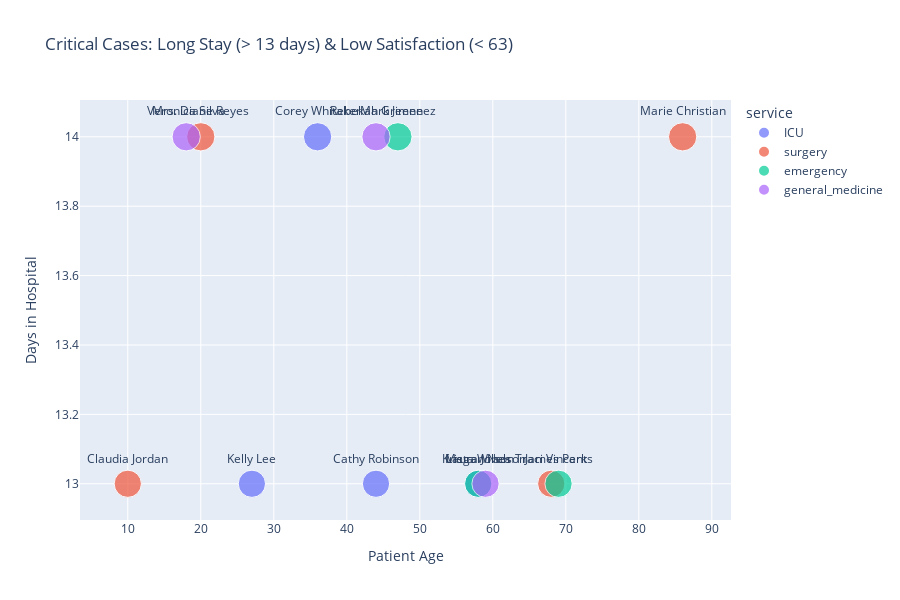

Write notebook code for a chart like this one.
### Code cell
# 1. Determine dynamic thresholds based on the data
high_los_cutoff = df_pat['length_of_stay'].quantile(0.90) # Top 10% longest stays
low_sat_cutoff = df_pat['satisfaction'].quantile(0.10)    # Bottom 10% satisfaction scores

print(f"Filtering for Stays > {high_los_cutoff:.1f} days AND Satisfaction < {low_sat_cutoff:.1f}")

# 2. Filter data
outliers = df_pat[
    (df_pat['length_of_stay'] >= high_los_cutoff) & 
    (df_pat['satisfaction'] <= low_sat_cutoff)
]

print(f"Found {len(outliers)} critical cases.")

# 3. Plot (Only if data exists)
if not outliers.empty:
    fig = px.scatter(
        outliers,
        x="age",
        y="length_of_stay",
        size="length_of_stay", 
        color="service",
        hover_data=["satisfaction", "name"],
        text="name", 
        title=f"Critical Cases: Long Stay (> {int(high_los_cutoff)} days) & Low Satisfaction (< {int(low_sat_cutoff)})",
        labels={"age": "Patient Age", "length_of_stay": "Days in Hospital"}
    )
    
    # Clean up the text labels so they don't overlap too much
    fig.update_traces(textposition='top center')
    fig.update_layout(height=600)
    fig.show()
else:
    print("No outliers found! Try widening the quantiles (e.g., 0.80 for LoS and 0.25 for Satisfaction).")

### Figure 1 — Plotly figure (JSON) as saved in the notebook; plotly's stock layout.template omitted (floating-point values rounded to 4 significant figures)
{"data": [{"customdata": [[62, "Cathy Robinson"], [62, "Kelly Lee"], [63, "Krista Wilson"], [63, "Corey Whitaker"]], "hovertemplate": "service=ICU<br>Patient Age=%{x}<br>Days in Hospital=%{marker.size}<br>name=%{customdata[1]}<br>satisfaction=%{customdata[0]}<extra></extra>", "legendgroup": "ICU", "marker": {"color": "#636efa", "size": [13, 13, 13, 14], "sizemode": "area", "sizeref": 0.035, "symbol": "circle"}, "mode": "markers+text", "name": "ICU", "orientation": "v", "showlegend": true, "text": ["Cathy Robinson", "Kelly Lee", "Krista Wilson", "Corey Whitaker"], "textposition": "top center", "type": "scatter", "x": [44, 27, 58, 36], "xaxis": "x", "y": [13, 13, 13, 14], "yaxis": "y"}, {"customdata": [[61, "Marie Christian"], [63, "Mrs. Diane Reyes"], [63, "Claudia Jordan"], [63, "Traci Vincent"]], "hovertemplate": "service=surgery<br>Patient Age=%{x}<br>Days in Hospital=%{marker.size}<br>name=%{customdata[1]}<br>satisfaction=%{customdata[0]}<extra></extra>", "legendgroup": "surgery", "marker": {"color": "#EF553B", "size": [14, 14, 13, 13], "sizemode": "area", "sizeref": 0.035, "symbol": "circle"}, "mode": "markers+text", "name": "surgery", "orientation": "v", "showlegend": true, "text": ["Marie Christian", "Mrs. Diane Reyes", "Claudia Jordan", "Traci Vincent"], "textposition": "top center", "type": "scatter", "x": [86, 20, 10, 68], "xaxis": "x", "y": [14, 14, 13, 13], "yaxis": "y"}, {"customdata": [[61, "James Parks"], [62, "Mark Jimenez"], [61, "Laura Jones"]], "hovertemplate": "service=emergency<br>Patient Age=%{x}<br>Days in Hospital=%{marker.size}<br>name=%{customdata[1]}<br>satisfaction=%{customdata[0]}<extra></extra>", "legendgroup": "emergency", "marker": {"color": "#00cc96", "size": [13, 14, 13], "sizemode": "area", "sizeref": 0.035, "symbol": "circle"}, "mode": "markers+text", "name": "emergency", "orientation": "v", "showlegend": true, "text": ["James Parks", "Mark Jimenez", "Laura Jones"], "textposition": "top center", "type": "scatter", "x": [69, 47, 58], "xaxis": "x", "y": [13, 14, 13], "yaxis": "y"}, {"customdata": [[61, "Megan Nelson"], [60, "Veronica Silva"], [61, "Rebekah Greene"]], "hovertemplate": "service=general_medicine<br>Patient Age=%{x}<br>Days in Hospital=%{marker.size}<br>name=%{customdata[1]}<br>satisfaction=%{customdata[0]}<extra></extra>", "legendgroup": "general_medicine", "marker": {"color": "#ab63fa", "size": [13, 14, 14], "sizemode": "area", "sizeref": 0.035, "symbol": "circle"}, "mode": "markers+text", "name": "general_medicine", "orientation": "v", "showlegend": true, "text": ["Megan Nelson", "Veronica Silva", "Rebekah Greene"], "textposition": "top center", "type": "scatter", "x": [59, 18, 44], "xaxis": "x", "y": [13, 14, 14], "yaxis": "y"}], "layout": {"height": 600, "legend": {"itemsizing": "constant", "title": {"text": "service"}, "tracegroupgap": 0}, "title": {"text": "Critical Cases: Long Stay (> 13 days) & Low Satisfaction (< 63)"}, "xaxis": {"anchor": "y", "domain": [0, 1], "title": {"text": "Patient Age"}}, "yaxis": {"anchor": "x", "domain": [0, 1], "title": {"text": "Days in Hospital"}}}}
